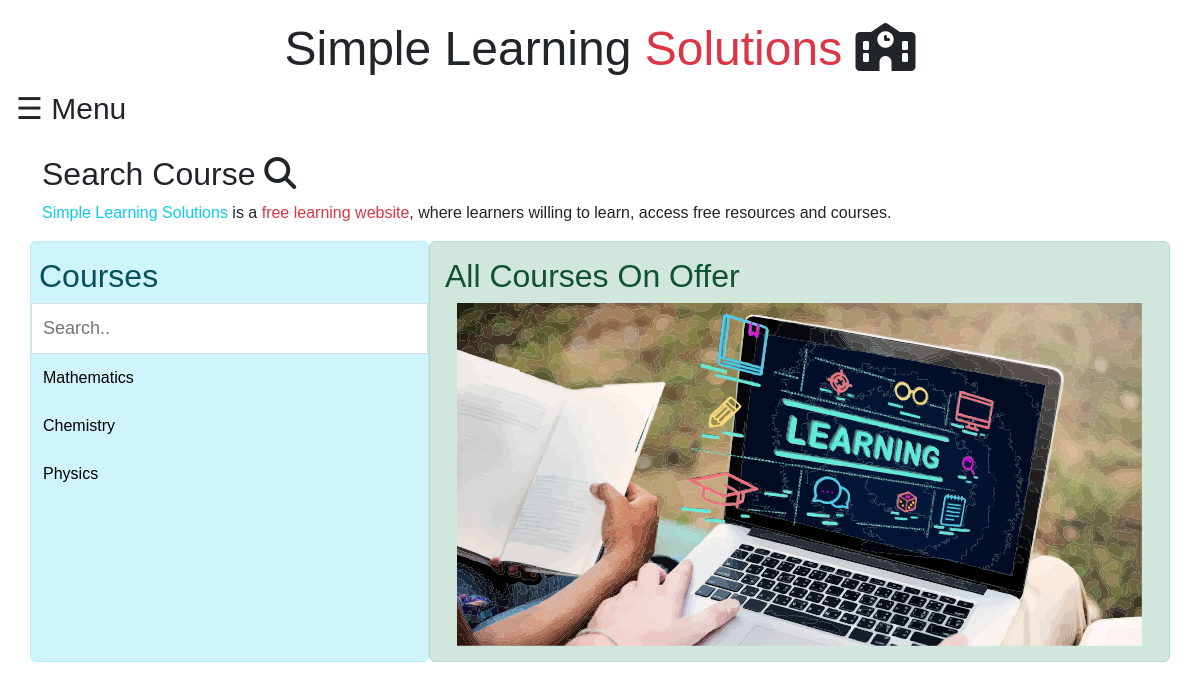
The app's page /, older data.
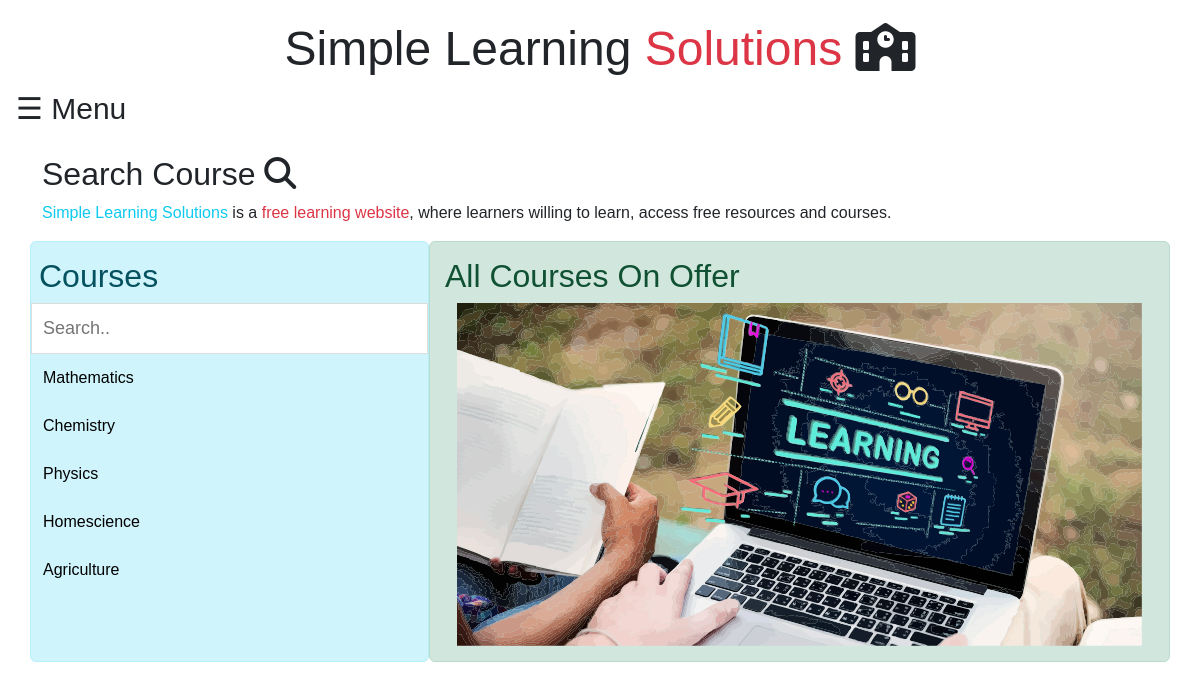
The same page, newer data.
### cms/models.py (models this page shows)
class course(models.Model):
    cname = models.CharField(max_length=400)
    user = models.ForeignKey(teacher,on_delete=models.CASCADE)
    slug = AutoSlugField(populate_from='cname',max_length=250,unique=True,null=True,default=None)
    disp = models.TextField(default=False)
    dateof  = models.DateTimeField(auto_now_add=True)
    cimg = models.ImageField(upload_to='courseimg/' ,default=False)

### user/views.py (the view)
# urls.py: path('',views.index.as_view(),name='homepage'),
class index(View):
    def get(self, request):
        courses = course.objects.all()
        return render(request,'index.html',{'courses': courses})

### templates/index.html (shortened to what this page needs)
{% extends 'core/base.html' %}
{% load static %}
{% block content %}
    {% include 'core/navbar.html' %}
   <div class="container mt-2">
    <h2>Search Course <i class="fas fa-search"></i> </h2>
    <p><span class="text-info">Simple Learning Solutions</span> is a <span class="text-danger">free learning website</span>, where learners willing to learn, access free resources and courses.</p>
    <div class="row">
      <div class="left alert alert-info" >
        <h2>Courses</h2>
        <input type="text" id="mySearch" onkeyup="myFunction()" placeholder="Search.." title="Type in a category">
        <ul id="myMenu">
            {% if courses %}
            {% for i in courses %}
            <li><a href="{% url 'useropencourse' id=i.slug  %}">{{i.cname | capfirst }}</a></li>
            {% endfor %}
            {% else %}
            <li><a href="#">No Course Yet</a></li>
            <li><p class="mx-3">Sorry, we have no course yet.</p></li>
            {% endif %}
        </ul>
      </div>
      <div class="right alert alert-success" >
        <h2>All Courses On Offer</h2>
        <div class="container mt-2">
            <img src="{% static 'cms/img/s.svg' %}" alt="" class="img-fluid" >
        </div>
      </div>
    </div>
    </div>
{% endblock content %}

Row changes from the older to the newer data that the page shows:
added course: cname "Homescience"
added course: cname "Agriculture"
